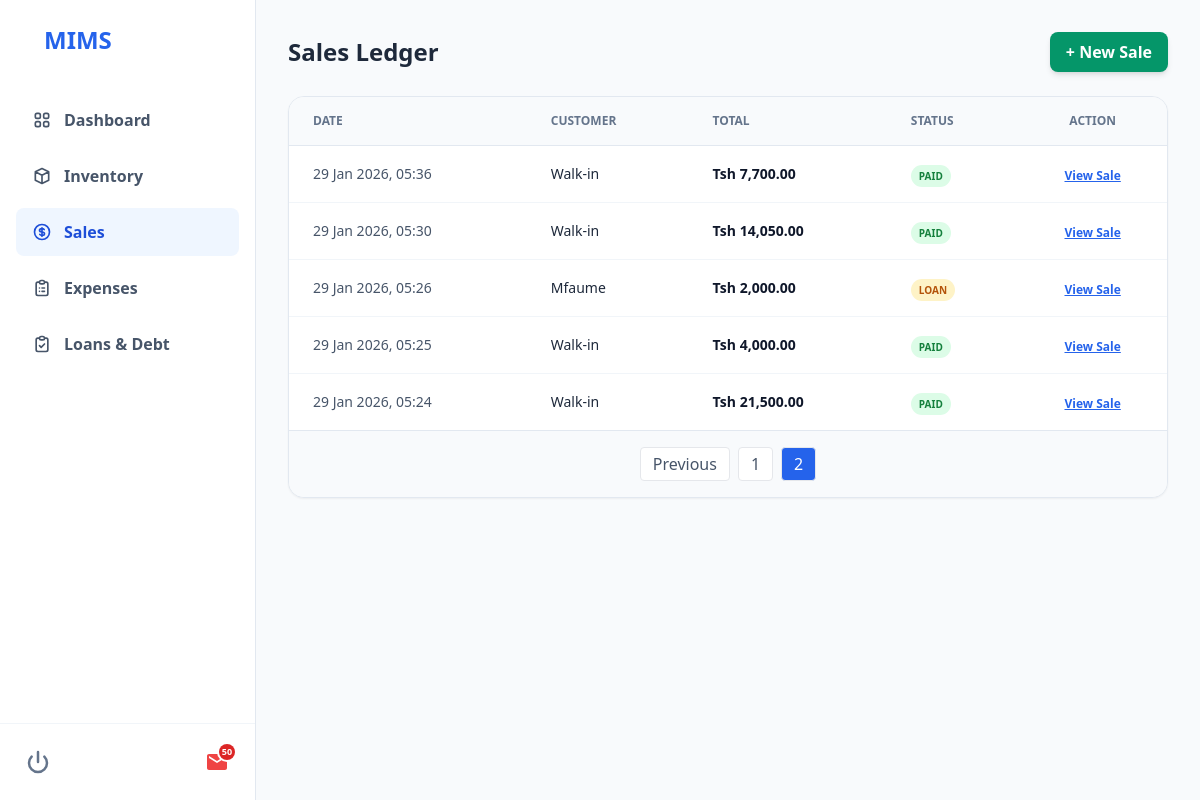
Screenshot of /sales/ledger/?page=2 (signed in) with the database file from the repository.
### mims/models.py (models this page shows, shortened)
class Sale(models.Model):
    PAYMENT_CHOICES = [('PAID', 'Paid'), ('LOAN', 'Loan'), ('PARTIAL', 'Partial')]
    sale_date = models.DateTimeField(default=timezone.now)
    customer_name = models.CharField(max_length=200, blank=True, null=True)
    payment_status = models.CharField(max_length=10, choices=PAYMENT_CHOICES, default='PAID')
    subtotal = models.DecimalField(max_digits=10, decimal_places=2, default=0)
    discount_amount = models.DecimalField(max_digits=10, decimal_places=2, default=0)
    total_amount = models.DecimalField(max_digits=10, decimal_places=2, default=0)
    amount_paid = models.DecimalField(max_digits=10, decimal_places=2, default=0)

### mims/views.py (the view)
# urls.py: path('sales/ledger/', views.sale_ledger_view, name='sale_ledger'),
@login_required
def sale_ledger_view(request):
    sale_list = Sale.objects.all().order_by('-sale_date')[:50]
    paginator = Paginator(sale_list, 10)
    page_number = request.GET.get('page')
    page_obj = paginator.get_page(page_number)
    context = {'page_obj': page_obj}
    return render(request, 'mims/sale_ledger.html', context)

### mims/context_processors.py (called while the page is built)
def notifications(request):
    today = timezone.now().date()
    six_months_from_now = today + timedelta(days=180)
    low_stock = Product.objects.filter(stock_qty__lt=2)
    expiring_soon = Product.objects.filter(expiry_date__lte=six_months_from_now)
    total_ids = set(low_stock.values_list('id', flat=True)) | set(expiring_soon.values_list('id', flat=True))
    count = len(total_ids)
    return {
        'notification_count': count,
        'has_notifications': count > 0
    }

### mims/templates/mims/sale_ledger.html (shortened to what this page needs)
{% extends 'mims/dashboard.html' %}
{% load humanize%}
{% block content %}
<div class="p-8">
    <div class="flex justify-between items-center mb-6">
        <h2 class="text-2xl font-bold text-slate-800">Sales Ledger</h2>
<a href="{% url 'create_sale' %}" class="bg-emerald-600 text-white px-4 py-2 rounded-lg font-semibold hover:bg-emerald-700 shadow-md flex items-center gap-2 h-full">
    <span>+ New Sale</span>
</a>    </div>
    <div class="bg-white rounded-2xl shadow-sm border border-slate-200 overflow-hidden">
        <table class="w-full text-left">
            <thead class="bg-slate-50 border-b border-slate-200">
                <tr>
                    <th class="px-6 py-4 text-xs font-bold text-slate-500 uppercase">Date</th>
                    <th class="px-6 py-4 text-xs font-bold text-slate-500 uppercase">Customer</th>
                    <th class="px-6 py-4 text-xs font-bold text-slate-500 uppercase">Total</th>
                    <th class="px-6 py-4 text-xs font-bold text-slate-500 uppercase">Status</th>
                    <th class="px-6 py-4 text-xs font-bold text-slate-500 uppercase text-center">Action</th>
                </tr>
            </thead>
            <tbody class="divide-y divide-slate-100">
                {% for sale in page_obj %}
                <tr class="hover:bg-slate-50 transition">
                    <td class="px-6 py-4 text-sm text-slate-600">{{ sale.sale_date|date:"d M Y, H:i" }}</td>
                    <td class="px-6 py-4 text-sm font-medium text-slate-800">{{ sale.customer_name|default:"Walk-in" }}</td>
                    <td class="px-6 py-4 text-sm font-bold text-slate-900">Tsh {{ sale.total_amount|floatformat:2|intcomma }}</td>
                    <td class="px-6 py-4">
                        <span class="px-2 py-1 text-[10px] font-bold rounded-full
                            {% if sale.payment_status == 'PAID' %}bg-green-100 text-green-700{% else %}bg-amber-100 text-amber-700{% endif %}">
                            {{ sale.payment_status }}
                        </span>
                    </td>
                    <td class="px-6 py-4 text-center">
                        <a href="{% url 'view_sale' sale.id %}" class="text-blue-600 hover:text-blue-800" title="View Invoice">
    <span class="text-xs font-semibold underline">View Sale</span>
</a>
                    </td>
                </tr>
                {% endfor %}
            </tbody>
        </table>
        <div class="p-4 bg-slate-50 border-t border-slate-200 flex items-center justify-center gap-2">
            {% if page_obj.has_previous %}
                <a href="?page={{ page_obj.previous_page_number }}" class="px-3 py-1 border rounded bg-white text-slate-600 hover:bg-blue-50">Previous</a>
            {% endif %}
            {% for num in page_obj.paginator.page_range %}
                <a href="?page={{ num }}" class="px-3 py-1 border rounded {% if page_obj.number == num %}bg-blue-600 text-white{% else %}bg-white text-slate-600 hover:bg-blue-50{% endif %}">
                    {{ num }}
                </a>
            {% endfor %}
        </div>
    </div>
</div>
{% endblock %}

### mims/templates/mims/dashboard.html (style rules this page uses)
body { font-family: ui-sans-serif, system-ui, -apple-system, BlinkMacSystemFont, "Segoe UI", Roboto, "Helvetica Neue", Arial, sans-serif; }

### rows the page displays
Sale: sale_date "29 Jan 2026, 05:36", customer_name "Walk-in", total_amount "7,700.00", payment_status "PAID"
Sale: sale_date "29 Jan 2026, 05:30", customer_name "Walk-in", total_amount "14,050.00", payment_status "PAID"
Sale: sale_date "29 Jan 2026, 05:26", customer_name "Mfaume", total_amount "2,000.00", payment_status "LOAN"
Sale: sale_date "29 Jan 2026, 05:25", customer_name "Walk-in", total_amount "4,000.00", payment_status "PAID"
Sale: sale_date "29 Jan 2026, 05:24", customer_name "Walk-in", total_amount "21,500.00", payment_status "PAID"

### other values shown
{{ notification_count }} "50"
{{ num }} "1" "2"
